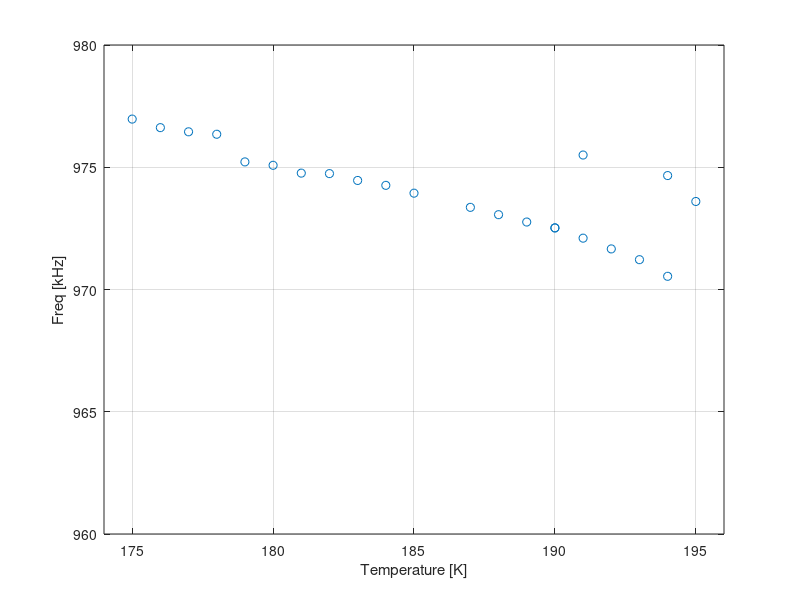

The MATLAB source for this figure:
clear;

T = [295,195,194,194,193,192,191,191,190,190,189,188,...
    187,185,184,183,182,181,180,179,178,177,176,...
    175];
f = [961.04,973.6,970.54,974.66,971.22,971.66,972.1,975.5,972.52,972.52,972.76,973.06,...
    973.36,973.94,974.26,974.46,974.74,974.76,975.08,975.219,976.35,976.45,976.62,...
    976.97];
%checked the two highest fit.Peak# and only added peaks near 960kHz
figure;
plot(T,f,'o');
xlim([174 196]);
xlabel('Temperature [K]');ylabel('Freq [kHz]');grid on
